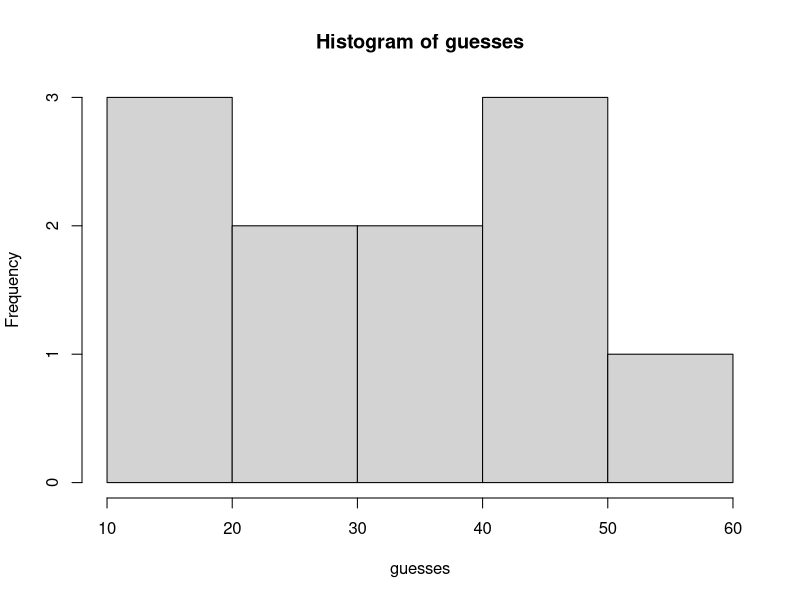
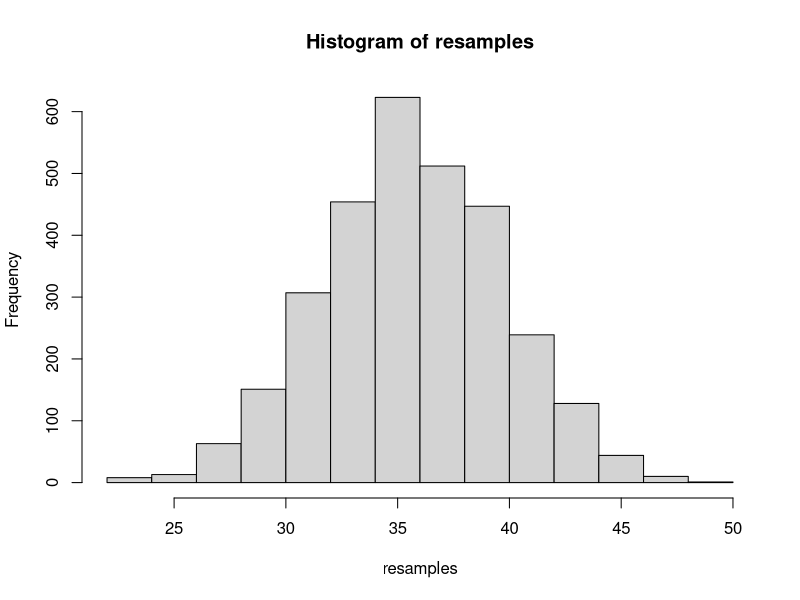

R code for these plots, in order:
## ---- chunk 1
knitr::opts_chunk$set(echo = TRUE)
## ---- chunk 2
names = c("Juan Pablo", "Albina", "Garima", "Judith", 
          "Grabiel", "Jose", "Kilsy", "Jostel", "Aelen", 
          "Polyanne", "Wenjian")
guesses = c(40,50,43,60,20,15,30,45,30,20,40)
xbar1 = mean(guesses)
s1 = sd(guesses)
n1 = length(guesses)
hist(guesses)
summary(guesses)
mean(guesses)
sd(guesses)
## ---- chunk 3
resamples = c()
for(i in 1:3000){
  resamples = c(resamples, mean(sample(guesses,n1,replace=T)))
}
hist(resamples)
summary(resamples)
mean(resamples)
sd(resamples) #This is approx SE
## ---- chunk 4
SE1=sd(guesses)/sqrt(n1)
SE1
## ---- chunk 5
tstar = qt(1-0.05/2, n1-1)
tstar
## ---- chunk 6
LB1 = xbar1-SE1*tstar
UB1 = xbar1+SE1*tstar
print(c(LB1,UB1))
